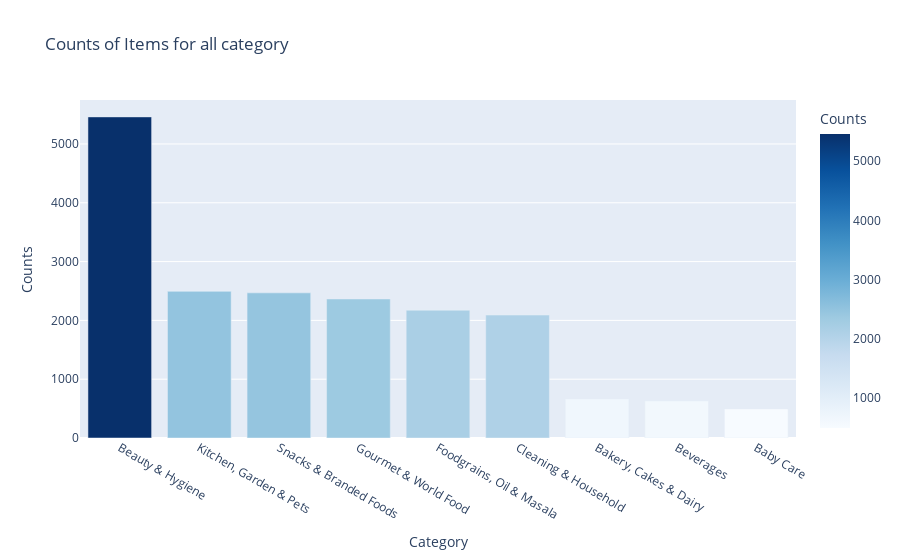

This figure's notebook cell:
### Code cell
px.bar(data_frame=counts_df, x='Category', 
       y='Counts',
       color='Counts',
       color_continuous_scale='blues',
       title='Counts of Items for all category')

### Figure 1 — Plotly figure (JSON) as saved in the notebook; plotly's stock layout.template omitted (floating-point values rounded to 4 significant figures)
{"data": [{"alignmentgroup": "True", "hovertemplate": "Category=%{x}<br>Counts=%{marker.color}<extra></extra>", "legendgroup": "", "marker": {"color": [5460, 2494, 2468, 2364, 2173, 2091, 665, 630, 495], "coloraxis": "coloraxis", "pattern": {"shape": ""}}, "name": "", "offsetgroup": "", "orientation": "v", "showlegend": false, "textposition": "auto", "type": "bar", "x": ["Beauty & Hygiene", "Kitchen, Garden & Pets", "Snacks & Branded Foods", "Gourmet & World Food", "Foodgrains, Oil & Masala", "Cleaning & Household", "Bakery, Cakes & Dairy", "Beverages", "Baby Care"], "xaxis": "x", "y": [5460, 2494, 2468, 2364, 2173, 2091, 665, 630, 495], "yaxis": "y"}], "layout": {"barmode": "relative", "coloraxis": {"colorbar": {"title": {"text": "Counts"}}, "colorscale": [[0, "rgb(247,251,255)"], [0.125, "rgb(222,235,247)"], [0.25, "rgb(198,219,239)"], [0.375, "rgb(158,202,225)"], [0.5, "rgb(107,174,214)"], [0.625, "rgb(66,146,198)"], [0.75, "rgb(33,113,181)"], [0.875, "rgb(8,81,156)"], [1, "rgb(8,48,107)"]]}, "legend": {"tracegroupgap": 0}, "title": {"text": "Counts of Items for all category"}, "xaxis": {"anchor": "y", "domain": [0, 1], "title": {"text": "Category"}}, "yaxis": {"anchor": "x", "domain": [0, 1], "title": {"text": "Counts"}}}}
